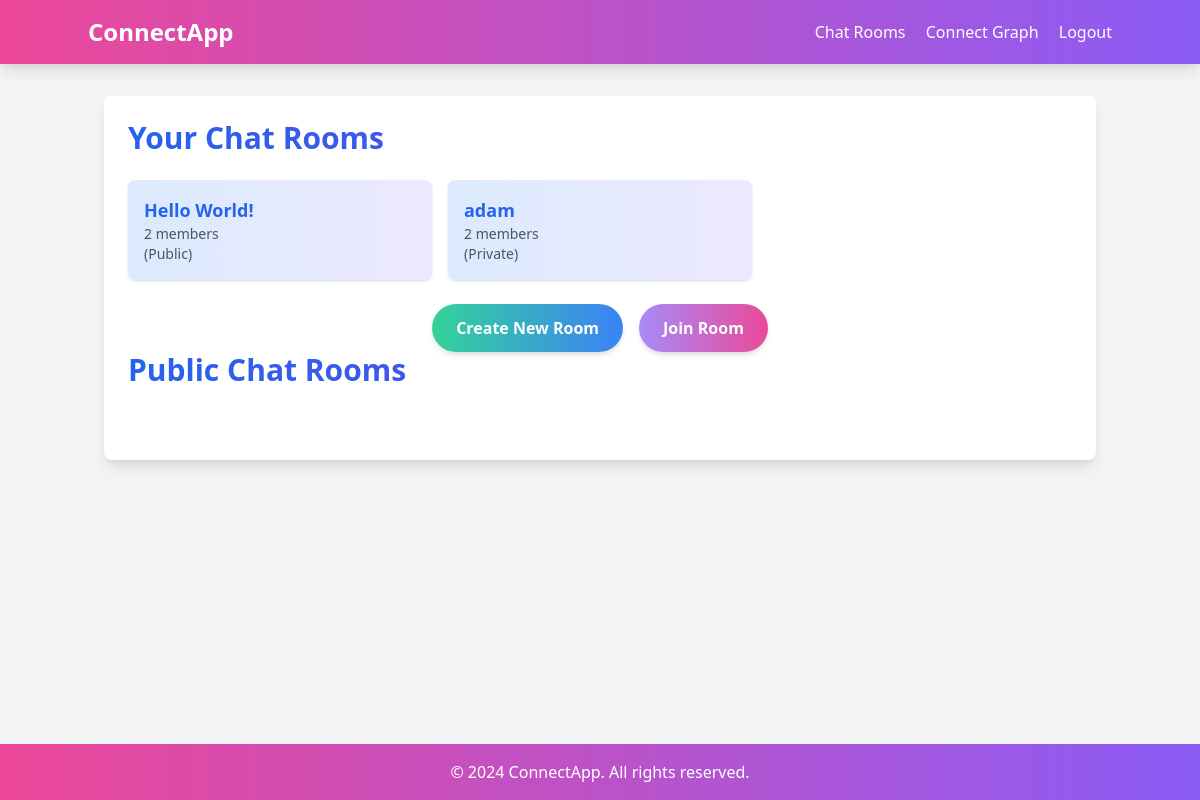
/chat (signed in), run on an earlier commit of the app's database.
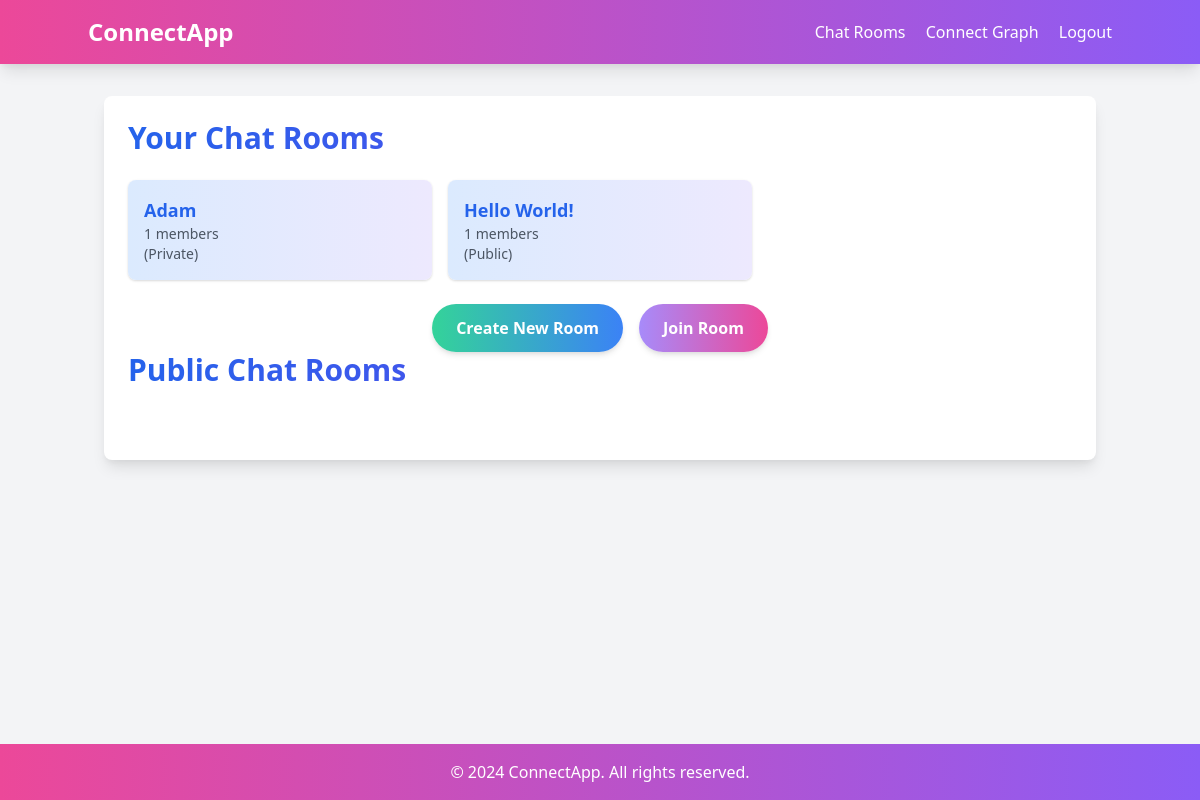
And on a later commit of the database.
### app.py (models this page shows)
class Room(db.Model):
    id = db.Column(db.Integer, primary_key=True)
    name = db.Column(db.String(150), unique=True, nullable=False)
    created_by = db.Column(db.Integer, db.ForeignKey('user.id'), nullable=False)
    messages = db.relationship('Message', backref='room', lazy=True)
    users = db.relationship('User', secondary=user_rooms, back_populates='rooms')
    is_public = db.Column(db.Boolean, default=False)

### app.py (the view)
@app.route('/chat')
@login_required
def chat():
    public_rooms = Room.query.filter_by(is_public=True).all()
    user_rooms = current_user.rooms
    rooms = list(set(public_rooms + user_rooms))
    return render_template('chat.html', rooms=rooms)

### app.py (called while the page is built)
@login_manager.user_loader
def load_user(user_id):
    return User.query.get(int(user_id))

### templates/chat.html (shortened to what this page needs)
{% extends "base.html" %}
{% block content %}
<div class="bg-white p-6 rounded-lg shadow-lg">
    <h2 class="text-3xl font-bold mb-6 text-transparent bg-clip-text bg-gradient-to-r from-blue-600 to-purple-600">Your Chat Rooms</h2>
    <div class="grid grid-cols-1 md:grid-cols-2 lg:grid-cols-3 gap-4 mb-6">
        {% for room in rooms %}
            {% if current_user in room.users %}
            <a href="{{ url_for('room_chat', room_id=room.id) }}" class="block bg-gradient-to-r from-blue-100 to-purple-100 hover:from-blue-200 hover:to-purple-200 p-4 rounded-lg shadow transition duration-300 transform hover:scale-105">
                <h3 class="text-lg font-semibold text-blue-600">{{ room.name }}</h3>
                <p class="text-sm text-gray-600">{{ room.users|length }} members</p>
                {% if room.is_public %}
                    <p class="text-sm text-gray-600">(Public)</p>
                {% else %}
                    <p class="text-sm text-gray-600">(Private)</p>
                {% endif %}
            </a>
            {% endif %}
        {% endfor %}
    </div>
    <div class="flex justify-center space-x-4">
        <a href="{{ url_for('create_room') }}" class="bg-gradient-to-r from-green-400 to-blue-500 hover:from-green-500 hover:to-blue-600 text-white font-bold py-3 px-6 rounded-full transition duration-300 transform hover:scale-105 shadow-md hover:shadow-lg">
            Create New Room
        </a>
        <a href="{{ url_for('join_room') }}" class="bg-gradient-to-r from-purple-400 to-pink-500 hover:from-purple-500 hover:to-pink-600 text-white font-bold py-3 px-6 rounded-full transition duration-300 transform hover:scale-105 shadow-md hover:shadow-lg">
            Join Room
        </a>
    </div>
    <h2 class="text-3xl font-bold mb-6 text-transparent bg-clip-text bg-gradient-to-r from-blue-600 to-purple-600">Public Chat Rooms</h2>
</div>
{% endblock %}

What changed in the data, as far as the page shows it:
changed Room: name "adam" → "Adam"; users|length "2" → "1"; moves up the list
changed Room "Hello World!": users|length "2" → "1"
